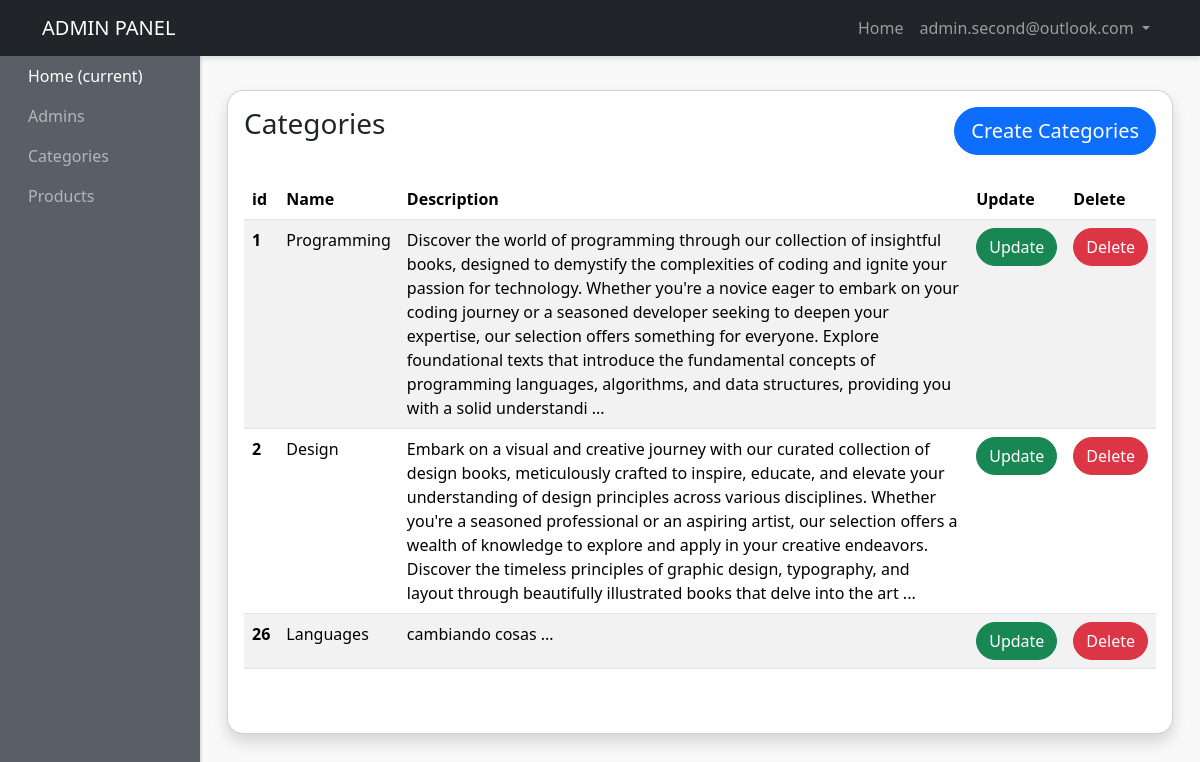
The app's page /admin-panel/categories-admins/show-categories.php (signed in) with its own data.
### tables this page shows
CREATE TABLE `categories` (
  `id` int(3) NOT NULL,
  `name` varchar(200) NOT NULL,
  `description` text NOT NULL,
  `image` varchar(200) NOT NULL,
  `created_at` timestamp NOT NULL DEFAULT current_timestamp()
);

### admin-panel/categories-admins/show-categories.php (the view, shortened to what this page needs)
<?php  require '../includes/header.php'; ?>
<?php  require '../../config/config.php'; ?>
<?php
    $select = $conn->query("SELECT * FROM categories");
    $select->execute();
    $categories = $select->fetchAll(PDO::FETCH_OBJ);
?>
    <div class="container-fluid">
        <div class="row">
            <div class="col">
                <div class="card rounded-4 shadow">
                    <div class="card-body">
                        <h3 class="card-title mb-4 d-inline">Categories</h3>
                        <a href="<?php echo ADMINURL; ?>/categories-admins/create-category.php" class="btn btn-primary mb-4 float-end btn-lg rounded-pill">Create Categories</a>
                        <table class="table mb-5 table-striped table-responsive">
                            <thead class="thead-dark">
                                <tr>
                                    <th scope="col">id</th>
                                    <th scope="col">Name</th>
                                    <th scope="col">Description</th>
                                    <th scope="col">Update</th>
                                    <th scope="col">Delete</th>
                                </tr>
                            </thead>
                            <tbody>
                                <?php foreach ($categories as $category): ?>
                                    <tr>
                                        <th scope="row"><?php echo $category->id; ?></th>
                                        <td><?php echo $category->name; ?></td>
                                        <td><?php echo substr($category->description, 0, 500) . ' ...';?></td>
                                        <td>
                                            <a
                                                href="<?php echo ADMINURL; ?>/categories-admins/update-category.php?id=<?php echo $category->id; ?>"
                                                class="btn btn-success text-white text-center rounded-pill"
                                            >Update</a>
                                        </td>
                                        <td>
                                            <button type="button" class="btn btn-danger text-center rounded-pill" data-bs-toggle="modal" data-bs-target="#deleteCategoryModal<?php echo $category->id; ?>">
                                                Delete
                                            </button>
                                        </td>
                                    </tr>
                                <?php endforeach; ?>
                            </tbody>
                        </table>
                    </div>
                </div>
            </div>
        </div>
    </div>
<?php  require '../includes/footer.php'; ?>

### admin-panel/styles/style.css (style rules this page uses)
body { background:#f9f9f9; }
.card { margin-bottom: 15px; border-radius:0; box-shadow: 0 3px 5px rgba(0,0,0,.1); }

### records on screen
categories: id "1", name "Programming", description "Discover the world of programming through our collection of insightful books, designed to demystify the complexities of coding and ignite your passion for technology. Whether you're a novice eager to embark on your coding journey or a seasoned developer seeking to deepen your expertise, our selection offers something for everyone. Explore foundational texts that introduce the fundamental concepts of programming languages, algorithms, and data structures, providing you with a solid understandi"
categories: id "2", name "Design", description "Embark on a visual and creative journey with our curated collection of design books, meticulously crafted to inspire, educate, and elevate your understanding of design principles across various disciplines. Whether you're a seasoned professional or an aspiring artist, our selection offers a wealth of knowledge to explore and apply in your creative endeavors. Discover the timeless principles of graphic design, typography, and layout through beautifully illustrated books that delve into the art"
categories: id "26", name "Languages", description "cambiando cosas"

### other values on screen
$_SESSION['admin_name'] "admin.second@outlook.com"
